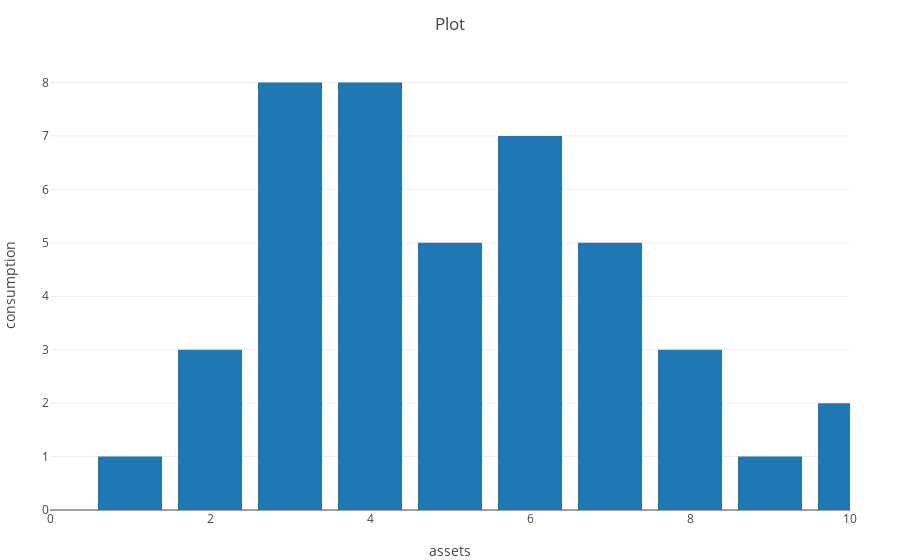

This figure's notebook cell:
### Code cell
plot(trace3,layout)

### Figure 1 — Plotly figure (JSON) as saved in the notebook; plotly's stock layout.template omitted (floating-point values rounded to 4 significant figures)
{"data": [{"name": "mybar", "type": "bar", "x": [1, 2, 3, 4, 5, 6, 7, 8, 9, 10], "y": [1, 3, 8, 8, 5, 7, 5, 3, 1, 2]}], "layout": {"margin": {"b": 50, "l": 50, "r": 50, "t": 60}, "title": "Plot", "xaxis": {"range": [0, 10], "title": "assets"}, "yaxis": {"title": "consumption"}}}
